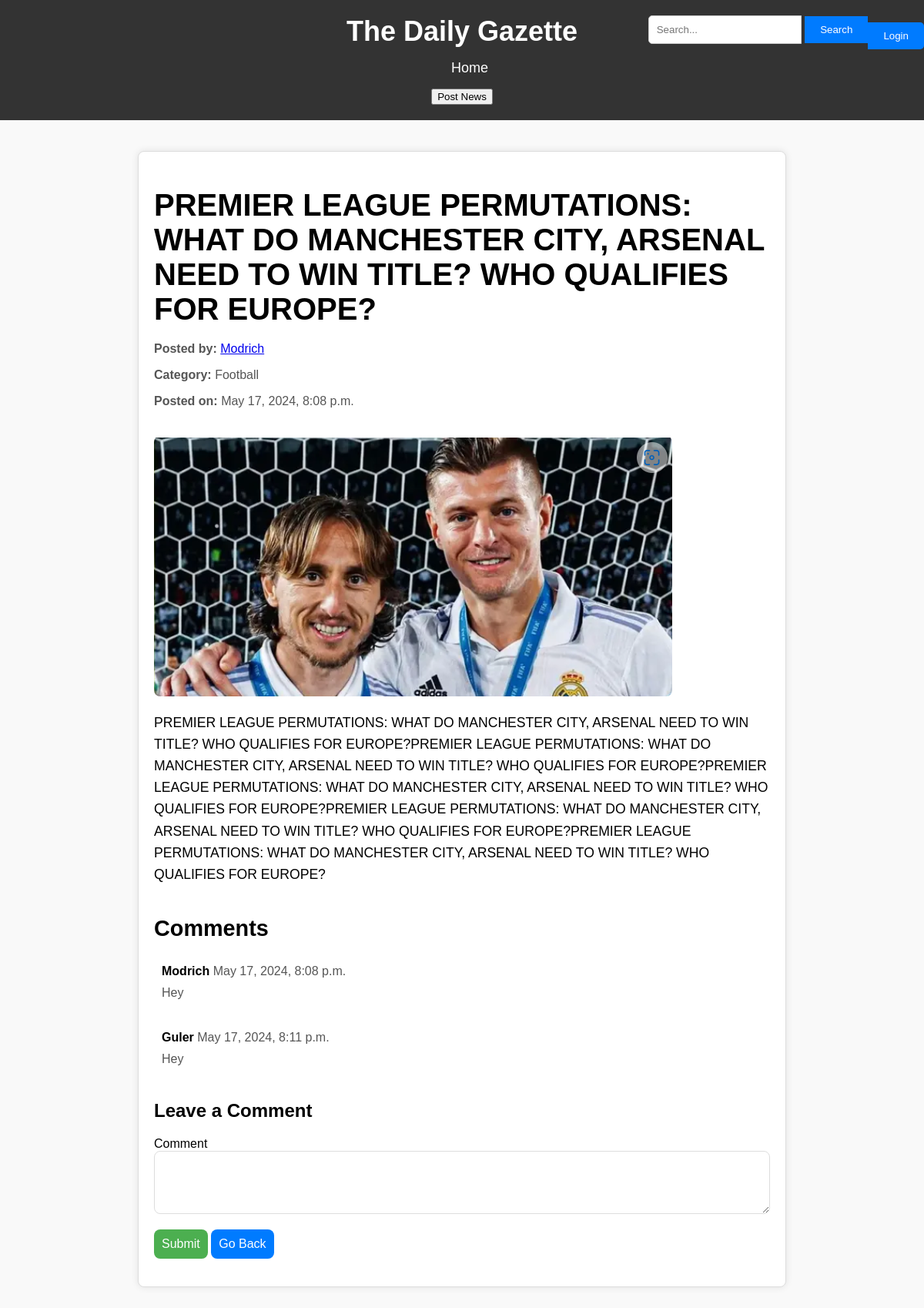
Page /news/details/7/ on the committed database.
### news/models.py (models this page shows, shortened)
class NewsModel(models.Model):
    headline = models.TextField()
    content = models.TextField()
    photo = models.ImageField(upload_to='news-photos')
    category = models.ForeignKey(CategoryModel, on_delete=models.CASCADE, null=True)
    posted_by = models.ForeignKey(UserModel, on_delete=models.CASCADE)
    created_at = models.DateTimeField(auto_now_add=True)
    updated_at = models.DateTimeField(auto_now=True)
    class Meta:
        verbose_name = 'News'
        verbose_name_plural = 'News'

class CategoryModel(models.Model):
    category = models.CharField(max_length=64)
    created_at = models.DateTimeField(auto_now_add=True)
    updated_at = models.DateTimeField(auto_now=True)
    class Meta:
        verbose_name = 'Category'
        verbose_name_plural = 'Categories'

class CommentsModel(models.Model):
    message = models.TextField()
    written_by = models.ForeignKey(UserModel, on_delete=models.CASCADE)
    tagged_news = models.ForeignKey(NewsModel, on_delete=models.CASCADE)
    created_at = models.DateTimeField(auto_now_add=True)
    class Meta:
        verbose_name = 'Comment'
        verbose_name_plural = 'Comments'

### users/models.py (models this page shows, shortened)
class UserModel(AbstractUser):
    phone_number = models.CharField(max_length=13)
    date_of_birth = models.DateField(null=True)
    photo = models.ImageField(upload_to='user_photos', default='default-pics/img.png', blank=True, null=True)
    def __str__(self):
        return self.username
    class Meta:
        verbose_name = 'User'
        verbose_name_plural = 'Users'

### news/views.py (the view)
# urls.py: path('details/<int:pk>/', get_news_details_view, name='details'),
def get_news_details_view(request, pk):
    news = NewsModel.objects.filter(id=pk).first()
    comments = CommentsModel.objects.filter(tagged_news=pk).order_by('created_at')
    context = {
        'news': news,
        'comments': comments,
    }
    if news:
        return render(request, 'news/news-details.html', context=context)
    else:
        return render(request, 'news/news-not-found.html')

### templates/news/news-details.html (shortened to what this page needs)
{% load static %}
<html lang="en">
<head>
    <link rel="stylesheet" href="{% static 'css/news-details.css' %}">
    <link rel="stylesheet" href="https://cdnjs.cloudflare.com/ajax/libs/font-awesome/6.5.2/css/all.min.css"
/>
</head>
<body>
{% include 'header.html' %}
<div class="news-container">
    <h1>{{news.headline}}</h1>
    <p><strong>Posted by:</strong> <a href="{% url 'users:details' pk=news.posted_by.id %}">
        {{news.posted_by.username}}</a></p>
    <p><strong>Category:</strong> {{news.category.category}}</p>
    <p><strong>Posted on:</strong> {{news.created_at}}</p>
    <div class="news-photo">
        <img src="{{news.photo.url}}" alt="News Photo">
    </div>
    <div class="news-content">
        {{news.content}}
    </div>
    <div class="comments-section">
        <h2>Comments</h2>
        <div class="existing-comments">
            {% for comment in comments %}
            {% if comment.written_by == request.user %}
            <div class="mycomment">
                <p>
                    <a
                            href="{% url 'users:details' pk=comment.written_by.id %}">
                        <strong>{{ comment.written_by }}</strong>
                    </a>
                    {{comment.created_at}}
                    <a href="{% url 'news:delete_comment' pk=comment.id %}"> <i class="fa-solid fa-trash"></i></a>
                </p>
                <p>{{comment.message}}</p>
            </div>
            {% else %}
            <div class="comment">
                <p>
                    <a
                            href="{% url 'users:details' pk=comment.written_by.id %}">
                        <strong>{{ comment.written_by }}</strong>
                    </a>
                    {{comment.created_at}}</p>
                <p>{{comment.message}}</p>
            </div>
            {% endif %}
            {% endfor %}
        </div>
        <div class="add-comment">
            <h3>Leave a Comment</h3>
            <form method="post" action="{% url 'news:comment' %}">
                <div class="form-group">
                    <label for="comment-text">Comment</label>
                    <textarea id="comment-text" name="comment" rows="4" required></textarea>
                </div>
                <button type="submit" class="styled-button">Submit</button>
                <a href="{% url 'pages:home' %}">
                    <button class="back-button" type="button">Go Back</button>
                </a>
            </form>
        </div>
    </div>
</div>
</body>
</html>

### assets/css/news-details.css (style rules this page uses)
body { font-family: Arial, sans-serif; margin: 0; padding: 0; background-color: #f9f9f9; }
.news-container { max-width: 800px; margin: 40px auto; padding: 20px; background-color: #fff; border: 1px solid #ddd; border-radius: 8px; box-shadow: 0 0 10px rgba(0, 0, 0, 0.1); }
.news-container h1 { font-size: 2.5em; margin-bottom: 20px; }
.news-container p { font-size: 1em; color: #555; }
.news-container .news-photo img { max-width: 100%; height: auto; margin: 20px 0; border-radius: 8px; }
.news-container .news-content { font-size: 1.1em; line-height: 1.6; }
.comments-section { margin-top: 40px; }
.comments-section h2 { font-size: 1.8em; margin-bottom: 20px; }
.comment, .mycomment { padding: 10px; border-radius: 5px; margin-bottom: 10px; }
.comment p, .mycomment p { margin: 0 0 10px 0; }
.comment a, .mycomment a { color: black; text-decoration: none; }
.add-comment h3 { font-size: 1.5em; margin-bottom: 20px; }
.add-comment textarea { width: 100%; padding: 10px; font-size: 1em; border: 1px solid #ddd; border-radius: 8px; resize: vertical; margin-bottom: 10px; }
.styled-button, .back-button, .delete-button { padding: 10px; font-size: 16px; border-radius: 8px; cursor: pointer; }
.styled-button { background-color: #4CAF50; border: none; color: white; text-align: center; display: inline-block; margin-top: 10px; transition: background-color 0.3s; }
.back-button { background-color: #007bff; color: white; border: none; transition: background-color 0.3s; }

### rows in the picture
NewsModel: headline "PREMIER LEAGUE PERMUTATIONS: WHAT DO MANCHESTER CITY, ARSENAL NEED TO WIN TITLE? WHO QUALIFIES FOR EUROPE?", posted_by.username "Modrich", category.category "Football", created_at "May 17, 2024, 8:08 p.m.", photo (picture), content "PREMIER LEAGUE PERMUTATIONS: WHAT DO MANCHESTER CITY, ARSENAL NEED TO WIN TITLE? WHO QUALIFIES FOR EUROPE?PREMIER LEAGUE PERMUTATIONS: WHAT DO MANCHESTER CITY, ARSENAL NEED TO WIN TITLE? WHO QUALIFIES FOR EUROPE?PREMIER LEAGUE PERMUTATIONS: WHAT DO MANCHESTER CITY, ARSENAL NEED TO WIN TITLE? WHO QUALIFIES FOR EUROPE?PREMIER LEAGUE PERMUTATIONS: WHAT DO MANCHESTER CITY, ARSENAL NEED TO WIN TITLE? WHO QUALIFIES FOR EUROPE?PREMIER LEAGUE PERMUTATIONS: WHAT DO MANCHESTER CITY, ARSENAL NEED TO WIN TITLE? WHO QUALIFIES FOR EUROPE?"
CommentsModel: written_by "Modrich", created_at "May 17, 2024, 8:08 p.m.", message "Hey"
CommentsModel: written_by "Guler", created_at "May 17, 2024, 8:11 p.m.", message "Hey"
